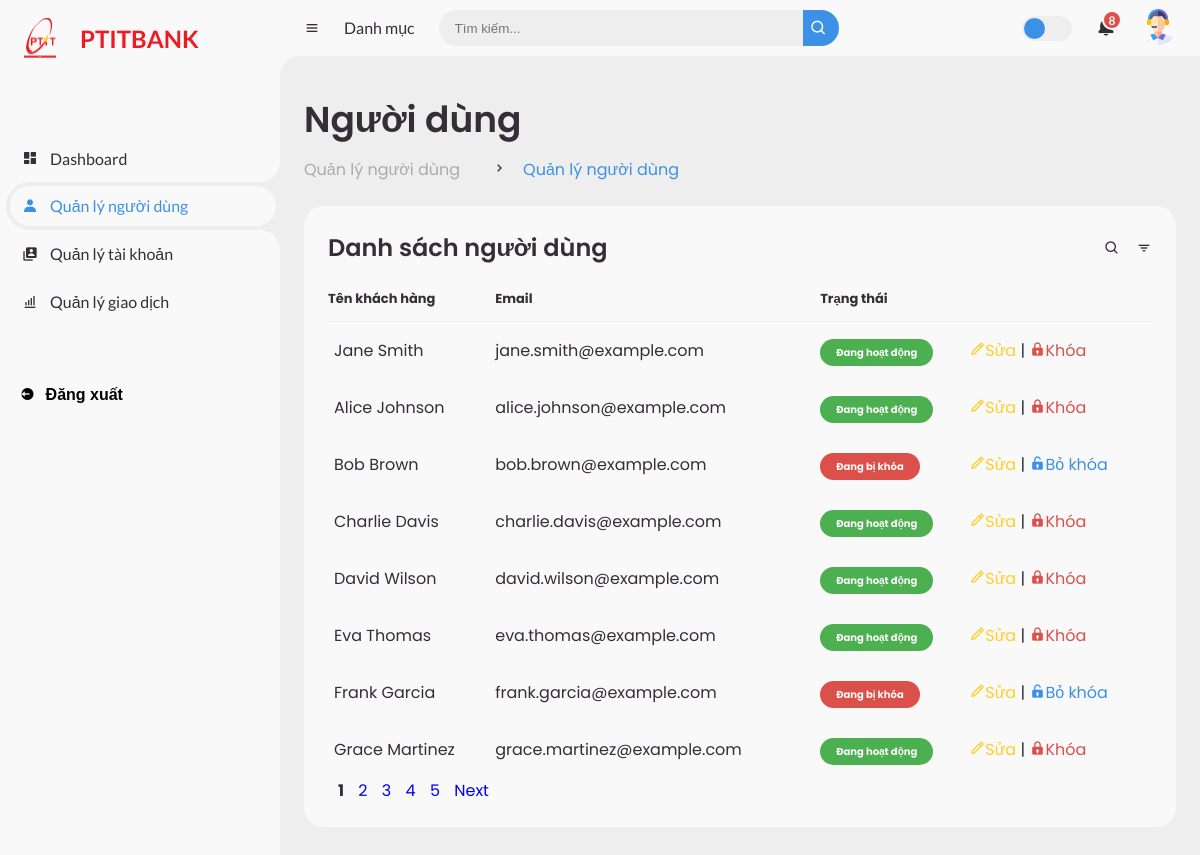
The app's page /admin/user (signed in) with its own data.
### tables this page shows
CREATE TABLE "Account" (
    AccountID TEXT,
    CustomerID TEXT,
    Username TEXT NOT NULL,
    Password TEXT NOT NULL,
    AccountType TEXT,
    Balance DECIMAL(15, 2),
    DateOpened DATE,
    accountNumber TEXT UNIQUE,
    Status TEXT,
    PinCode TEXT,
    creditScored INTEGER
);

CREATE TABLE Customer (CustomerID TEXT PRIMARY KEY, FirstName TEXT NOT NULL, LastName TEXT NOT NULL, DateOfBirth DATE, Role TEXT NOT NULL, Email TEXT UNIQUE, PhoneNumber TEXT, Address TEXT, City TEXT, Country TEXT, Notes TEXT);

### app/routes/admin_route.py (the view)
@admin_bp.route("/user")
def user_list():
    from app.controllers.user_controller import retrieve_user
    return retrieve_user()

### app/controllers/user_controller.py (called while the page is built)
def retrieve_user():
    from app.services.user_service import retrieve_user
    return retrieve_user()

### app/services/user_service.py (called while the page is built)
def check_role():
    account_id = session.get("account_id")
    if not account_id:
        return "Bạn chưa đăng nhập", "danger"
    account = Account.query.filter_by(AccountID=account_id).first()
    if not account:
        return "Tài khoản không tồn tại", "danger"
    customer = Customer.query.filter_by(CustomerID=account.CustomerID).first()
    if not customer:
        return "Khách hàng không tồn tại", "danger"
    if customer.Role != "Admin":
        return "Bạn không có quyền truy cập trang này", "danger"
    return "Welcome Admin", "success"

def retrieve_user():
    message, category = check_role()
    if category == "danger":
        flash(message, category)
        return redirect(url_for("auth.login"))
    page = request.args.get("page", 1, type=int)  # Default to page 1
    per_page = 8  # 8 users per page
    pagination = (
        db.session.query(Customer)  # Lấy tất cả các trường từ bảng Customer
        .join(Account, Customer.CustomerID == Account.CustomerID)
        .add_columns(Account.Status)  # Thêm trường Status từ bảng Account
        .paginate(page=page, per_page=per_page, error_out=False)
    )
    users = pagination.items
    return render_template("admin/user/user.html", users=users, pagination=pagination)

### app/templates/admin/user/user.html (shortened to what this page needs)
<!DOCTYPE html>
<html lang="en">
  <head>
    <link
      href="https://unpkg.com/boxicons@2.0.9/css/boxicons.min.css"
      rel="stylesheet"
    />
    <link
      rel="stylesheet"
      href="{{url_for('static', filename='css/style.css')}}"
    />
    <link
      rel="stylesheet"
      href="https://cdn.jsdelivr.net/npm/sweetalert2@11/dist/sweetalert2.min.css"
    />
  </head>
  <body>
    <section id="sidebar">
      <a href="/admin" class="brand">
        <div class="logo"></div>
        <span class="text">PTITBANK</span>
      </a>
      <ul class="side-menu top">
        <li class="side-menu-li">
          <a href="/admin">
            <i class="bx bxs-dashboard"></i>
            <span class="text">Dashboard</span>
          </a>
        </li>
        <li class="active side-menu-li">
          <a href="/admin/user">
            <i class="bx bxs-user"></i>
            <span class="text">Quản lý người dùng</span>
          </a>
        </li>
        <li class="side-menu-li">
          <a href="/admin/account">
            <i class="bx bxs-user-account"></i>
            <span class="text">Quản lý tài khoản</span>
          </a>
        </li>
        <li class="side-menu-li">
          <a href="/admin/transaction">
            <i class="bx bx-bar-chart-alt"></i>
            <span class="text">Quản lý giao dịch</span>
          </a>
        </li>
      </ul>
      <ul class="side-menu">
        <form action="{{ url_for('auth.logout') }}" method="POST">
          <li>
            <button type="submit" class="logout">
              <i class="bx bxs-log-out-circle"></i>
              <span class="text logout-text">Đăng xuất</span>
            </button>
          </li>
        </form>
      </ul>
    </section>
    <section id="content">
      <nav>
        <i class="bx bx-menu"></i>
        <a href="#" class="nav-link">Danh mục</a>
        <form action="#">
          <div class="form-input">
            <input type="search" placeholder="Tìm kiếm..." />
            <button type="submit" class="search-btn">
              <i class="bx bx-search"></i>
            </button>
          </div>
        </form>
        <label for="switch-mode" class="switch-mode"></label>
        <a href="#" class="notification">
          <span class="num">8</span>
        </a>
        <a href="#" class="profile">
          <img src="{{url_for('static', filename='images/9703596.png')}}" />
        </a>
      </nav>
      <main>
        <div class="head-title">
          <div class="left">
            <h1>Người dùng</h1>
            <ul class="breadcrumb">
              <li>
                <a href="#">Quản lý người dùng</a>
              </li>
              <li><i class="bx bx-chevron-right"></i></li>
              <li>
                <a class="active" href="#">Quản lý người dùng</a>
              </li>
            </ul>
          </div>
        </div>
        <div class="table-data">
          <div class="order">
            <div class="head">
              <h3>Danh sách người dùng</h3>
              <i class="bx bx-search"></i>
              <i class="bx bx-filter"></i>
            </div>
            <table>
              <thead>
                <tr>
                  <th>Tên khách hàng</th>
                  <th>Email</th>
                  <th>Trạng thái</th>
                  <th></th>
                </tr>
              </thead>
              <tbody>
                {% for user, status in users%}
                <tr>
                  <td>{{user.FirstName + " " + user.LastName }}</td>
                  <td>{{user.Email}}</td>
                  <td>
                    <span
                      class="status {{'success' if status.lower() == 'active' else 'error'}}"
                      >{{"Đang hoạt động" if status.lower() == 'active' else
                      "Đang bị khóa" }}</span
                    >
                  </td>
                  <td>
                    <a href="/admin/user/edit/{{ user.CustomerID }}"
                      ><span class="text-nomal"
                        ><i class="bx bx-pencil"></i>Sửa</span
                      ></a
                    >
                    | {% if status.lower() == "active"%}
                    <a
                      href="#"
                      onclick="confirmLockUser(event, '{{ user.CustomerID }}')"
                      ><span class="text-danger"
                        ><i class="bx bxs-lock"></i>Khóa</span
                      ></a
                    >
                    {% else %}
                    <a href="/admin/user/unlock/{{ user.CustomerID }}"
                      ><span class="text-blue"
                        ><i class="bx bxs-lock-open"></i>Bỏ khóa</span
                      ></a
                    >
                    {% endif%}
                  </td>
                </tr>
                {% endfor %}
              </tbody>
            </table>
            <div class="container-pagination">
              <div class="pagination">
                 {% for page_num in pagination.iter_pages() %} {% if
                page_num %} {% if page_num == pagination.page %}
                <strong style="margin-left: 10px">{{ page_num }}</strong>
                {% else %}
                <a
                  href="{{ url_for('admin.user_list', page=page_num) }}"
                  style="margin-left: 10px"
                  >{{ page_num }}</a
                >
                {% endif %} {% else %}
                <span>...</span>
                {% endif %} {% endfor %} {% if pagination.has_next %}
                <a
                  class="pagi"
                  href="{{ url_for('admin.user_list', page=pagination.next_num) }}"
                  style="margin-left: 10px"
                  >Next</a
                >
                {% endif %}
              </div>
            </div>
          </div>
        </div>
      </main>
    </section>
  </body>
</html>

### records on screen
Account: LastName "Jane Smith", Email "jane.smith@example.com", Status "Đang hoạt động"
Account: LastName "Alice Johnson", Email "alice.johnson@example.com", Status "Đang hoạt động"
Account: LastName "Bob Brown", Email "bob.brown@example.com", Status "Đang bị khóa"
Account: LastName "Charlie Davis", Email "charlie.davis@example.com", Status "Đang hoạt động"
Account: LastName "David Wilson", Email "david.wilson@example.com", Status "Đang hoạt động"
Account: LastName "Eva Thomas", Email "eva.thomas@example.com", Status "Đang hoạt động"
Account: LastName "Frank Garcia", Email "frank.garcia@example.com", Status "Đang bị khóa"
Account: LastName "Grace Martinez", Email "grace.martinez@example.com", Status "Đang hoạt động"

### other values on screen
{{ page_num }} "1"
{{ page_num }} "2" "3" "4" "5"
